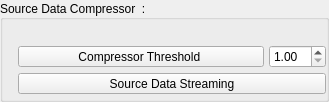
    <widget class="QGroupBox" name="qtServerSettingsGroupBox">
     <property name="enabled">
      <bool>true</bool>
     </property>
     <property name="sizePolicy">
      <sizepolicy hsizetype="Preferred" vsizetype="Preferred">
       <horstretch>0</horstretch>
       <verstretch>0</verstretch>
      </sizepolicy>
     </property>
     <property name="minimumSize">
      <size>
       <width>0</width>
       <height>0</height>
      </size>
     </property>
     <property name="maximumSize">
      <size>
       <width>16777215</width>
       <height>150</height>
      </size>
     </property>
     <property name="layoutDirection">
      <enum>Qt::LeftToRight</enum>
     </property>
     <property name="title">
      <string>Source Data Compressor  :</string>
     </property>
     <property name="alignment">
      <set>Qt::AlignLeading|Qt::AlignLeft|Qt::AlignVCenter</set>
     </property>
     <property name="flat">
      <bool>false</bool>
     </property>
     <layout class="QVBoxLayout" name="verticalLayout">
      <property name="spacing">
       <number>5</number>
      </property>
      <property name="leftMargin">
       <number>15</number>
      </property>
      <property name="topMargin">
       <number>25</number>
      </property>
      <property name="rightMargin">
       <number>0</number>
      </property>
      <property name="bottomMargin">
       <number>5</number>
      </property>
      <item>
       <layout class="QHBoxLayout" name="sourceComp_Layout">
        <item>
         <widget class="QToolButton" name="compThreshold_btn">
          <property name="text">
           <string>                Compressor Threshold                 </string>
          </property>
         </widget>
        </item>
        <item>
         <widget class="QDoubleSpinBox" name="comp_ratio_box">
          <property name="specialValueText">
           <string>1.00</string>
          </property>
          <property name="minimum">
           <double>1.000000000000000</double>
          </property>
          <property name="maximum">
           <double>10.000000000000000</double>
          </property>
          <property name="singleStep">
           <double>0.010000000000000</double>
          </property>
          <property name="value">
           <double>1.000000000000000</double>
          </property>
         </widget>
        </item>
       </layout>
      </item>
      <item>
       <widget class="QToolButton" name="qtDataSourceButton">
        <property name="enabled">
         <bool>true</bool>
        </property>
        <property name="sizePolicy">
         <sizepolicy hsizetype="Preferred" vsizetype="Fixed">
          <horstretch>0</horstretch>
          <verstretch>0</verstretch>
         </sizepolicy>
        </property>
        <property name="text">
         <string>Source Data Streaming</string>
        </property>
       </widget>
      </item>
     </layout>
    </widget>
